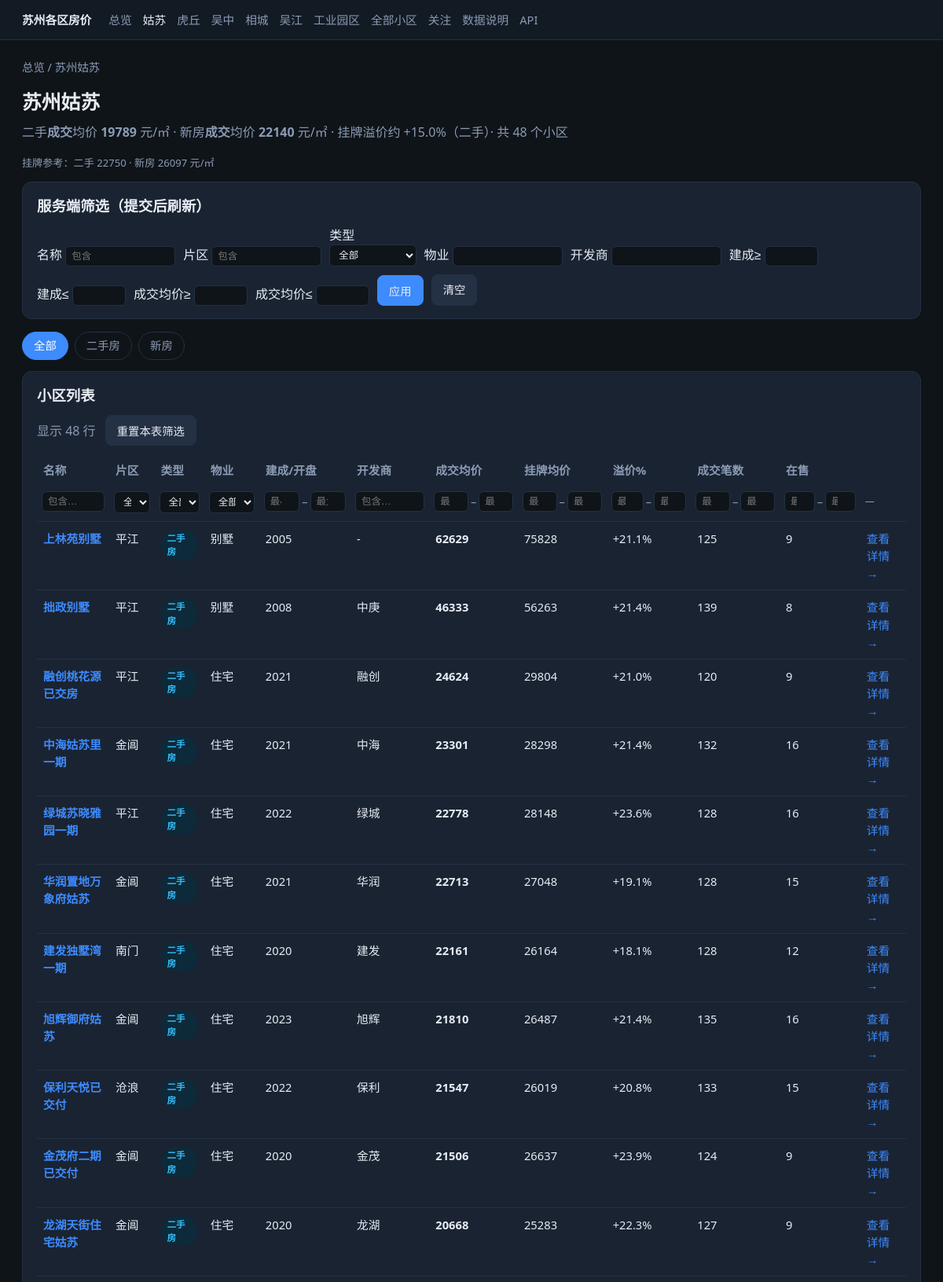
Page /regions/gusu (upper part) on the committed database.
### db/models.py (models this page shows)
class Base(DeclarativeBase):
    pass

class Region(Base):
    __tablename__ = "regions"
    id: Mapped[int] = mapped_column(Integer, primary_key=True, autoincrement=True)
    city: Mapped[str] = mapped_column(String(50), nullable=False)
    district: Mapped[str] = mapped_column(String(50), nullable=False)
    code: Mapped[str] = mapped_column(String(50), unique=True, nullable=False)
    created_at: Mapped[datetime] = mapped_column(DateTime, default=datetime.now)
    communities: Mapped[list["Community"]] = relationship(back_populates="region")
    __table_args__ = (UniqueConstraint("city", "district", name="uq_city_district"),)

class Community(Base):
    __tablename__ = "communities"
    id: Mapped[int] = mapped_column(Integer, primary_key=True, autoincrement=True)
    region_id: Mapped[int] = mapped_column(ForeignKey("regions.id"), nullable=False)
    name: Mapped[str] = mapped_column(String(200), nullable=False)
    address: Mapped[Optional[str]] = mapped_column(String(500))
    area_name: Mapped[Optional[str]] = mapped_column(String(100))  # 片区：越溪/南桥等
    market_type: Mapped[str] = mapped_column(String(20), default="ershou")  # ershou / xinfang
    property_type: Mapped[Optional[str]] = mapped_column(String(50), default="住宅")
    developer: Mapped[Optional[str]] = mapped_column(String(100))
    lat: Mapped[Optional[float]] = mapped_column(Float)
    lng: Mapped[Optional[float]] = mapped_column(Float)
    build_year: Mapped[Optional[int]] = mapped_column(Integer)
    source: Mapped[Optional[str]] = mapped_column(String(50))
    source_id: Mapped[Optional[str]] = mapped_column(String(100))
    source_url: Mapped[Optional[str]] = mapped_column(String(500))
    created_at: Mapped[datetime] = mapped_column(DateTime, default=datetime.now)
    updated_at: Mapped[datetime] = mapped_column(
        DateTime, default=datetime.now, onupdate=datetime.now
    )
    region: Mapped["Region"] = relationship(back_populates="communities")
    listings: Mapped[list["Listing"]] = relationship(back_populates="community")
    transactions: Mapped[list["Transaction"]] = relationship(back_populates="community")
    snapshots: Mapped[list["PriceSnapshot"]] = relationship(back_populates="community")
    __table_args__ = (
        UniqueConstraint("source", "source_id", name="uq_community_source"),
        Index("ix_community_name", "name"),
        Index("ix_community_region", "region_id"),
        Index("ix_community_market", "market_type"),
    )

class PriceSnapshot(Base):
    __tablename__ = "price_snapshots"
    id: Mapped[int] = mapped_column(Integer, primary_key=True, autoincrement=True)
    community_id: Mapped[int] = mapped_column(ForeignKey("communities.id"), nullable=False)
    snap_date: Mapped[date] = mapped_column(Date, nullable=False)
    market_type: Mapped[str] = mapped_column(String(20), default="ershou")
    avg_unit_price: Mapped[Optional[float]] = mapped_column(Float)
    median_unit_price: Mapped[Optional[float]] = mapped_column(Float)
    min_unit_price: Mapped[Optional[float]] = mapped_column(Float)
    max_unit_price: Mapped[Optional[float]] = mapped_column(Float)
    sample_count: Mapped[int] = mapped_column(Integer, default=0)
    source: Mapped[str] = mapped_column(String(50), default="computed")
    created_at: Mapped[datetime] = mapped_column(DateTime, default=datetime.now)
    community: Mapped["Community"] = relationship(back_populates="snapshots")
    __table_args__ = (
        UniqueConstraint("community_id", "snap_date", "source", "market_type", name="uq_snap"),
        Index("ix_snap_date", "snap_date"),
        Index("ix_snap_market", "market_type"),
    )

### app/main.py (the view)
@app.get("/regions/{code}", response_class=HTMLResponse)
def page_region(
    code: str,
    request: Request,
    market: Optional[str] = None,
    q: Optional[str] = None,
    area: Optional[str] = None,
    property: Optional[str] = Query(None, alias="property"),
    developer: Optional[str] = None,
    year_min: Optional[int] = None,
    year_max: Optional[int] = None,
    price_min: Optional[float] = None,
    price_max: Optional[float] = None,
    db: Session = Depends(get_db),
):
    region = db.query(Region).filter_by(code=code).first()
    if not region:
        raise HTTPException(404, "未知区域")
    query = db.query(Community).filter_by(region_id=region.id)
    if market in ("ershou", "xinfang"):
        query = query.filter_by(market_type=market)
    if q:
        query = query.filter(Community.name.contains(q))
    if area:
        query = query.filter(Community.area_name.contains(area))
    if property:
        query = query.filter(Community.property_type.contains(property))
    if developer:
        query = query.filter(Community.developer.contains(developer))
    if year_min is not None:
        query = query.filter(Community.build_year >= year_min)
    if year_max is not None:
        query = query.filter(Community.build_year <= year_max)
    communities = query.order_by(Community.market_type, Community.name).all()
    rows = []
    for c in communities:
        deal = latest_community_deal_price(db, c.id)
        listing_p = latest_community_listing_price(db, c.id)
        if price_min is not None and (deal is None or deal < price_min):
            continue
        if price_max is not None and (deal is None or deal > price_max):
            continue
        rows.append(
            {
                "id": c.id,
                "name": c.name,
                "area_name": c.area_name,
                "market_type": c.market_type,
                "market_label": MARKET_LABEL.get(c.market_type, c.market_type),
                "property_type": c.property_type,
                "build_year": c.build_year,
                "developer": c.developer,
                "avg_unit_price": deal,
                "avg_deal_price": deal,
                "avg_listing_price": listing_p,
                "listing_premium_pct": discount_pct(listing_p, deal),
                "listing_count": db.query(func.count(Listing.id))
                .filter_by(community_id=c.id)
                .scalar(),
                "txn_count": db.query(func.count(Transaction.id))
                .filter_by(community_id=c.id)
                .scalar(),
            }
        )
    rows.sort(key=lambda x: (x["market_type"], -(x["avg_deal_price"] or 0)))
    compare = compare_regions(db)
    stats = next((r for r in compare["regions"] if r["code"] == code), {})
    return templates.TemplateResponse(
        request,
        "region.html",
        {
            "nav": code,
            "region": region,
            "communities": communities,
            "community_rows": rows,
            "market_filter": market,
            "stats": stats,
            "filters": {
                "q": q,
                "area": area,
                "market": market,
                "property": property,
                "developer": developer,
                "year_min": year_min,
                "year_max": year_max,
                "price_min": price_min,
                "price_max": price_max,
            },
        },
    )

### app/templates/region.html (shortened to what this page needs)
{% extends "base.html" %}
{% block content %}
<div class="crumb">
  <a href="/">总览</a> / {{ region.city }}{{ region.district }}
</div>
<h1>{{ region.city }}{{ region.district }}</h1>
<p class="sub">二手<strong>成交</strong>均价 <strong>{{ '%.0f'|format(stats.avg_deal_ershou) if stats.avg_deal_ershou else '-' }}</strong> 元/㎡ ·
  新房<strong>成交</strong>均价 <strong>{{ '%.0f'|format(stats.avg_deal_xinfang) if stats.avg_deal_xinfang else '-' }}</strong> 元/㎡ ·
  挂牌溢价约 {% if stats.premium_ershou_pct is not none %}+{{ stats.premium_ershou_pct }}%{% else %}—{% endif %}（二手）·
  共 {{ community_rows|length }} 个小区</p>
<p class="note">挂牌参考：二手 {{ '%.0f'|format(stats.avg_listing_ershou) if stats.avg_listing_ershou else '-' }} · 新房 {{ '%.0f'|format(stats.avg_listing_xinfang) if stats.avg_listing_xinfang else '-' }} 元/㎡</p>
<form class="card section" method="get" action="/regions/{{ region.code }}" style="margin-bottom:16px;">
  <h2>服务端筛选（提交后刷新）</h2>
  <div style="display:flex;flex-wrap:wrap;gap:10px;align-items:flex-end;">
    <label>名称 <input class="tf-input" type="search" name="q" value="{{ filters.q or '' }}" placeholder="包含"></label>
    <label>片区 <input class="tf-input" type="search" name="area" value="{{ filters.area or '' }}" placeholder="包含"></label>
    <label>类型
      <select class="tf-select" name="market">
        <option value="">全部</option>
      </select>
    </label>
    <label>物业 <input class="tf-input" type="search" name="property" value="{{ filters.property or '' }}"></label>
    <label>开发商 <input class="tf-input" type="search" name="developer" value="{{ filters.developer or '' }}"></label>
    <label>建成≥ <input class="tf-input tf-num" type="number" name="year_min" value="{{ filters.year_min or '' }}"></label>
    <label>建成≤ <input class="tf-input tf-num" type="number" name="year_max" value="{{ filters.year_max or '' }}"></label>
    <label>成交均价≥ <input class="tf-input tf-num" type="number" name="price_min" value="{{ filters.price_min or '' }}"></label>
    <label>成交均价≤ <input class="tf-input tf-num" type="number" name="price_max" value="{{ filters.price_max or '' }}"></label>
    <button class="btn primary" type="submit">应用</button>
    <a class="btn" href="/regions/{{ region.code }}">清空</a>
  </div>
</form>
<div class="tabs">
  <a href="/regions/{{ region.code }}" class="{% if not filters.market %}active{% endif %}">全部</a>
  <a href="/regions/{{ region.code }}?market=ershou" class="{% if filters.market=='ershou' %}active{% endif %}">二手房</a>
  <a href="/regions/{{ region.code }}?market=xinfang" class="{% if filters.market=='xinfang' %}active{% endif %}">新房</a>
</div>
<div class="section card">
  <h2>小区列表</h2>
  <table class="filterable">
    <thead>
      <tr class="labels">
        <th data-type="text">名称</th>
        <th data-type="select">片区</th>
        <th data-type="select">类型</th>
        <th data-type="select">物业</th>
        <th data-type="number">建成/开盘</th>
        <th data-type="text">开发商</th>
        <th data-type="number">成交均价</th>
        <th data-type="number">挂牌均价</th>
        <th data-type="number">溢价%</th>
        <th data-type="number">成交笔数</th>
        <th data-type="number">在售</th>
        <th data-type="none"></th>
      </tr>
    </thead>
    <tbody>
      {% for row in community_rows %}
      <tr>
        <td data-v="{{ row.name }}"><a href="/communities/{{ row.id }}"><strong>{{ row.name }}</strong></a></td>
        <td data-v="{{ row.area_name or '' }}">{{ row.area_name or '-' }}</td>
        <td data-v="{{ row.market_label }}"><span class="badge {{ row.market_type }}">{{ row.market_label }}</span></td>
        <td data-v="{{ row.property_type or '' }}">{{ row.property_type or '-' }}</td>
        <td data-v="{{ row.build_year or '' }}">{{ row.build_year or '-' }}</td>
        <td data-v="{{ row.developer or '' }}">{{ row.developer or '-' }}</td>
        <td data-v="{{ row.avg_deal_price or '' }}">{% if row.avg_deal_price %}<strong>{{ '%.0f'|format(row.avg_deal_price) }}</strong>{% else %}-{% endif %}</td>
        <td data-v="{{ row.avg_listing_price or '' }}">{% if row.avg_listing_price %}{{ '%.0f'|format(row.avg_listing_price) }}{% else %}—{% endif %}</td>
        <td data-v="{{ row.listing_premium_pct or '' }}">{% if row.listing_premium_pct is not none %}+{{ row.listing_premium_pct }}%{% else %}—{% endif %}</td>
        <td data-v="{{ row.txn_count }}">{{ row.txn_count }}</td>
        <td data-v="{{ row.listing_count }}">{{ row.listing_count }}</td>
        <td><a href="/communities/{{ row.id }}">查看详情 →</a></td>
      </tr>
      {% else %}
      <tr class="empty-row"><td colspan="10" class="muted">暂无匹配小区</td></tr>
      {% endfor %}
    </tbody>
  </table>
</div>
{% endblock %}

### app/templates/base.html (style rules this page uses)
:root { --bg:#0f1419; --card:#1a2332; --text:#e7ecf3; --muted:#8b9bb4; --accent:#3d8bfd; --good:#3dd68c; --warn:#f5a524; --xinfang:#a78bfa; --ershou:#38bdf8; --border:#243044; }
* { box-sizing: border-box; }
body { margin:0; font-family:"Segoe UI","PingFang SC","Microsoft YaHei",sans-serif; background:var(--bg); color:var(--text); line-height:1.5; }
a { color:var(--accent); text-decoration:none; }
.crumb { color:var(--muted); font-size:0.9rem; margin-bottom:14px; }
.crumb a { color:var(--muted); }
h1 { margin:0 0 8px; font-size:1.55rem; }
h2 { margin:0 0 12px; font-size:1.15rem; }
.sub { color:var(--muted); margin:0 0 18px; }
.card { background:var(--card); border:1px solid var(--border); border-radius:12px; padding:16px 18px; }
table { width:100%; border-collapse:collapse; font-size:0.92rem; }
th, td { text-align:left; padding:10px 8px; border-bottom:1px solid var(--border); vertical-align:top; }
th { color:var(--muted); font-weight:600; white-space:nowrap; }
.badge { display:inline-block; padding:2px 8px; border-radius:999px; font-size:0.72rem; font-weight:600; }
.badge.ershou { background:#0c2a3a; color:var(--ershou); }
.tabs { display:flex; gap:8px; margin-bottom:14px; flex-wrap:wrap; }
.tabs a, .tabs span { padding:6px 14px; border-radius:999px; border:1px solid var(--border); color:var(--muted); font-size:0.9rem; }
.tabs a.active, .tabs span.active { background:var(--accent); border-color:var(--accent); color:#fff; }
.btn { display:inline-block; padding:8px 14px; border-radius:8px; border:1px solid var(--border); background:#243044; color:var(--text); cursor:pointer; font-size:0.9rem; }
.btn.primary { background:var(--accent); border-color:var(--accent); }
.section { margin-bottom:24px; }
.note { font-size:0.82rem; color:var(--muted); margin-top:8px; }
.tf-input, .tf-select { width:100%; max-width:140px; box-sizing:border-box; background:#0f1419; color:var(--text); border:1px solid var(--border); border-radius:6px; padding:5px 7px; font-size:0.78rem; }
.tf-select { max-width:120px; }
.tf-num { max-width:68px; }
thead tr.labels th { border-bottom:none; }

### rows in the picture
Region: city "苏州", district "姑苏"
Community: name "上林苑别墅", area_name "平江", property_type "别墅", build_year "2005"
PriceSnapshot: avg_deal_price "62629"
Community: name "拙政别墅", area_name "平江", property_type "别墅", build_year "2008", developer "中庚"
PriceSnapshot: avg_deal_price "46333"
Community: name "融创桃花源已交房", area_name "平江", property_type "住宅", build_year "2021", developer "融创"
PriceSnapshot: avg_deal_price "24624"
Community: name "中海姑苏里一期", area_name "金阊", property_type "住宅", build_year "2021", developer "中海"
PriceSnapshot: avg_deal_price "23301"
Community: name "绿城苏晓雅园一期", area_name "平江", property_type "住宅", build_year "2022", developer "绿城"
PriceSnapshot: avg_deal_price "22778"
Community: name "华润置地万象府姑苏", area_name "金阊", property_type "住宅", build_year "2021", developer "华润"
PriceSnapshot: avg_deal_price "22713"
Community: name "建发独墅湾一期", area_name "南门", property_type "住宅", build_year "2020", developer "建发"
PriceSnapshot: avg_deal_price "22161"
Community: name "旭辉御府姑苏", area_name "金阊", property_type "住宅", build_year "2023", developer "旭辉"
PriceSnapshot: avg_deal_price "21810"
Community: name "保利天悦已交付", area_name "沧浪", property_type "住宅", build_year "2022", developer "保利"
PriceSnapshot: avg_deal_price "21547"
Community: name "金茂府二期已交付", area_name "金阊", property_type "住宅", build_year "2020", developer "金茂"
PriceSnapshot: avg_deal_price "21506"
Community: name "龙湖天街住宅姑苏", area_name "金阊", property_type "住宅", build_year "2020", developer "龙湖"
PriceSnapshot: avg_deal_price "20668"

### other values in the picture
{{ '%.0f'|format(stats.avg_deal_ershou) if stats.avg_deal_ershou else '-' }} "19789"
{{ stats.premium_ershou_pct }} "15.0"
{{ community_rows|length }} "48"
{{ row.market_label }} "二手房" "二手房" "二手房" "二手房" "二手房" "二手房" "二手房" "二手房" "二手房" "二手房" "二手房"
{{ row.developer or '-' }} "-"
{{ '%.0f'|format(row.avg_listing_price) }} "75828" "56263" "29804" "28298" "28148" "27048" "26164" "26487" "26019" "26637" "25283"
{{ row.listing_premium_pct }} "21.1" "21.4" "21.0" "21.4" "23.6" "19.1" "18.1" "21.4" "20.8" "23.9" "22.3"
{{ row.txn_count }} "125" "139" "120" "132" "128" "128" "128" "135" "133" "124" "127"
{{ row.listing_count }} "9" "8" "9" "16" "16" "15" "12" "16" "15" "9" "9"
